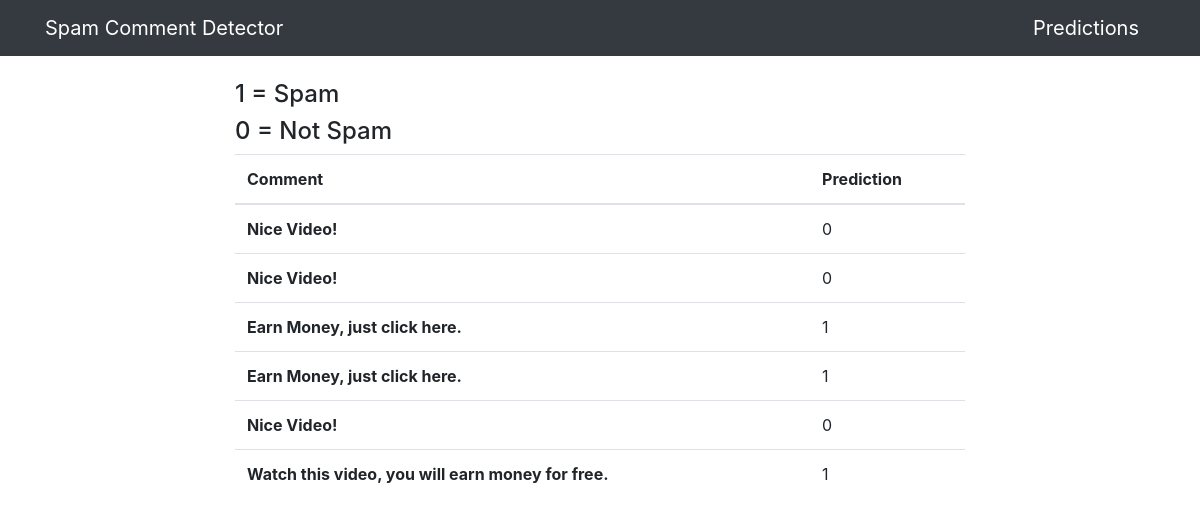
The page /predictions/ on the database its author committed.
### comment_app/models.py (models this page shows, shortened)
class Data(models.Model):
    comments = models.CharField(max_length=200 , null=True)
    predictions = models.IntegerField(blank=True)

### comment_app/views.py (the view)
# urls.py: path('predictions/', views.predictions, name='comment_app-predictions'),
def predictions(request):
    spam_predict = Data.objects.all()
    context = {
        'spam_predict': spam_predict
    }
    return render(request, 'comment_app/predictions.html', context)

### templates/comment_app/predictions.html (shortened to what this page needs)
{% extends 'partials/base.html' %}
{% block content  %}
<div class="container">
    <div class="row mt-4">
        <div class="col-md-8 offset-md-2">
          <h4>1 = Spam</h3>
          <h4>0 = Not Spam</h3>
            <table class="table">
                <thead>
                  <tr>
                    <th scope="col">Comment</th>
                    <th scope="col">Prediction</th>
                  </tr>
                </thead>
                <tbody>
                  {% for data in spam_predict %}
                  <tr>
                    <th scope="row">{{ data.comments }}</th>
                    <td>{{ data.predictions }}</td>
                  </tr>
                  {% endfor %}
                </tbody>
              </table>
        </div>
    </div>
</div>
{% endblock %}

### templates/partials/base.html (shortened to what this page needs)
<!doctype html>
<html lang="en">
  <head>
    <link rel="stylesheet" href="https://cdn.jsdelivr.net/npm/bootstrap@4.6.1/dist/css/bootstrap.min.css">
  </head>
  <body>
    {%  include 'partials/nav.html' %}
    {% block content %}
    {% endblock %}
  </body>
</html>

### templates/partials/nav.html
<nav class="navbar navbar-dark bg-dark">
    <div class="div container">
      <a class="navbar-brand" href="{% url 'comment_app-index' %}">Spam Comment Detector</a>
      <a class="navbar-brand" href="{% url 'comment_app-predictions' %}">Predictions</a>
    </div>
</nav>

### rows shown on the page
Data: comments "Nice Video!", predictions "0"
Data: comments "Nice Video!", predictions "0"
Data: comments "Earn Money, just click here.", predictions "1"
Data: comments "Earn Money, just click here.", predictions "1"
Data: comments "Nice Video!", predictions "0"
Data: comments "Watch this video, you will earn money for free.", predictions "1"
